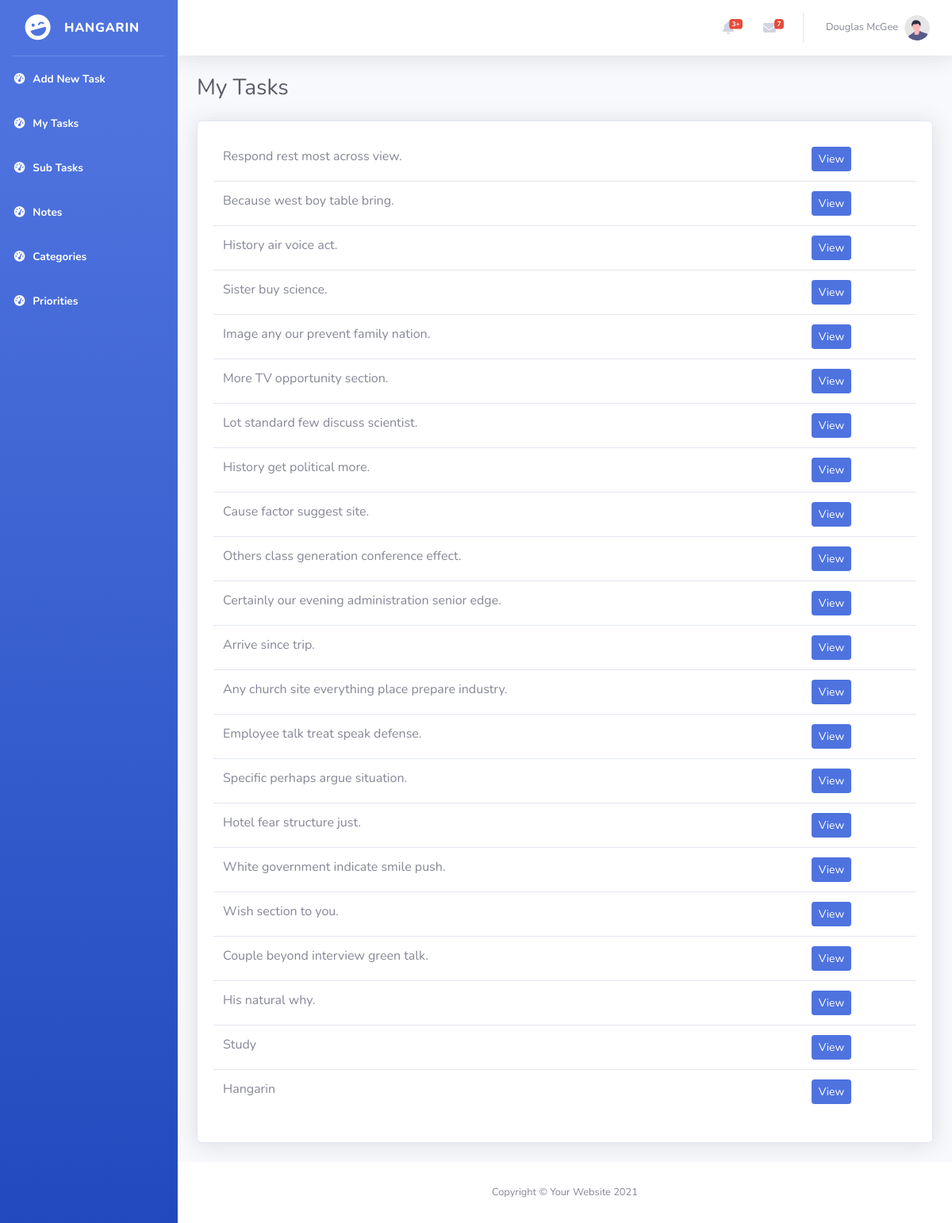
The app's page /, older data.
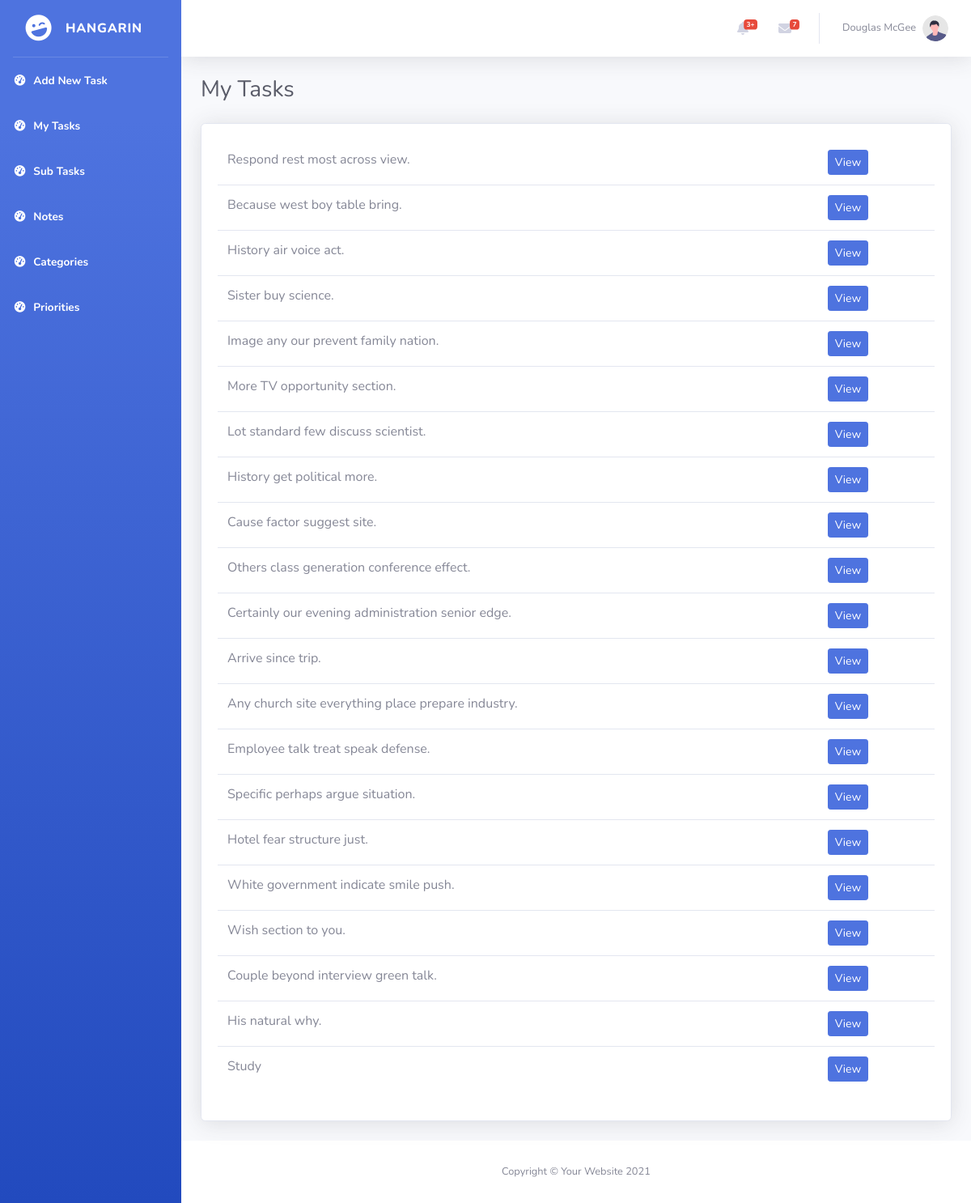
The same page, newer data.
### tasks/models.py (models this page shows, shortened)
class BaseModel(models.Model):
    created_at = models.DateTimeField(auto_now_add=True)
    updated_at = models.DateTimeField(auto_now=True)
    class Meta:
        abstract = True

class Task(BaseModel):
    STATUS_CHOICES = [
        ("Pending", "Pending"),
        ("In Progress", "In Progress"),
        ("Completed", "Completed"),
    ]
    title = models.CharField(max_length=200)
    description = models.TextField()
    deadline = models.DateTimeField()
    status = models.CharField(
        max_length=50,
        choices=STATUS_CHOICES,
        default="Pending"
    )
    category = models.ForeignKey(Category, on_delete=models.CASCADE)
    priority = models.ForeignKey(Priority, on_delete=models.CASCADE)

### tasks/views.py (the view)
# urls.py: path('', TaskListView.as_view(), name='task-list'),
class TaskListView(ListView):
    model = Task
    template_name = 'tasks_list.html'
    context_object_name = 'tasks'

### templates/tasks_list.html (shortened to what the changed rows need)
{% load static %}
<!DOCTYPE html>
<html lang="en">
<head>
    <link href="{% static 'vendor/fontawesome-free/css/all.min.css' %}" rel="stylesheet" type="text/css">
    <link href="{% static 'css/sb-admin-2.min.css' %}" rel="stylesheet">
</head>
<body id="page-top">
    <div id="wrapper">
        <div id="content-wrapper" class="d-flex flex-column">
            <div id="content">
                <div class="container-fluid">
                    <div class="d-sm-flex align-items-center justify-content-between mb-4">
                        <h1 class="h3 mb-0 text-gray-800">My Tasks</h1>
                    </div>
                    <div class="card shadow mb-4">
                        <div class="card-body">
                            <div class="table-responsive">
                                <table class="table " id="dataTable" width="100%" cellspacing="0">
                                    <tbody>
                                        {% for object in object_list %}
                                        <tr>
                                            <td>{{ object.title }}</td>
                                            <td><a href="task_list/{{ object.id }}" class="btn btn-primary btn-sm">View</a></td>
                                        </tr>
                                        {% endfor %}
                                    </tbody>
                                </table>
                            </div>
                        </div>
</div>
            </div>
        </div>
    </div>
</body>
</html>

Row changes from the older to the newer data that the page shows:
removed Task: title "Hangarin"
